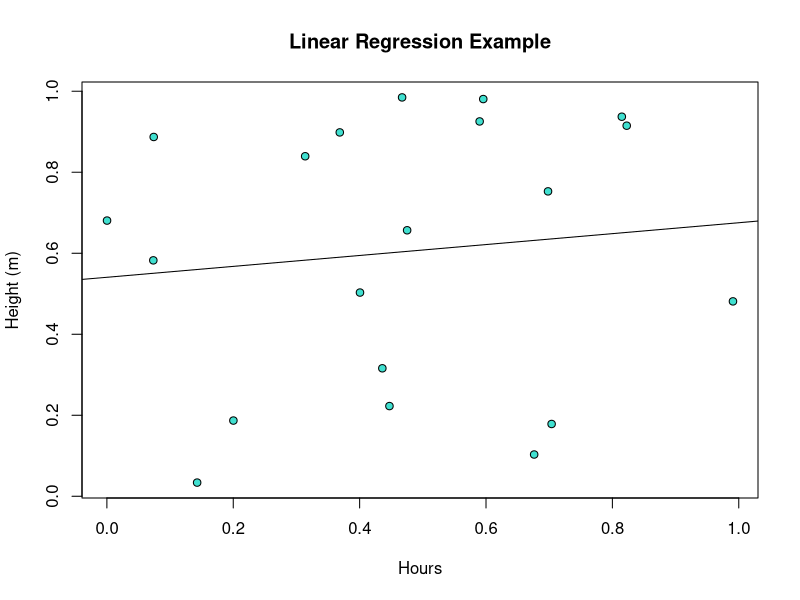
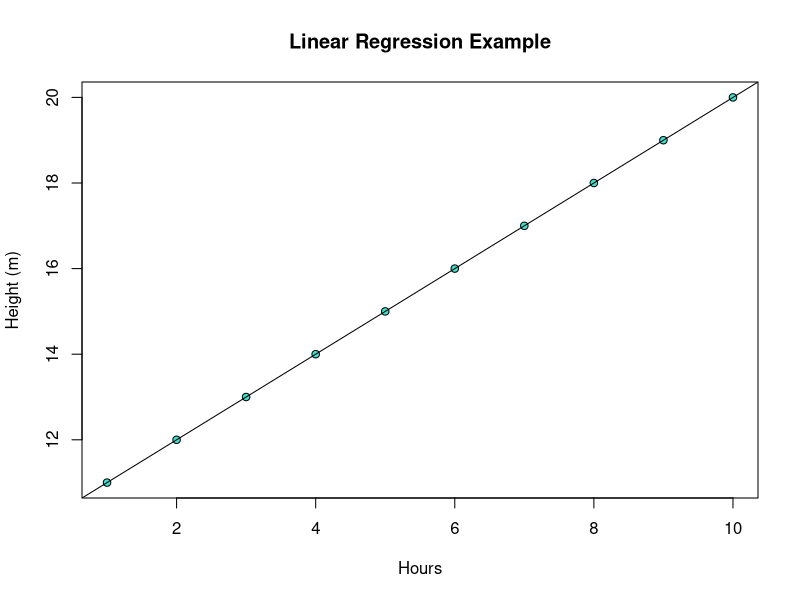

Write the R code that produced these figures, in order.
## ---- chunk 1
# Linear Regression Output Function
# Function: fitLinRegOutput
# Fits a simple linear regression, provides the output only (without plot)
# inputs: numeric vector of predictor variable 'x' and response variable 'y'
# outputs: slope, p-value, standard error, and t-value
fitLinRegOutput <- function(x=runif(37),y=runif(37)){
  myModel <- lm(y~x)
  myOutput <-c(slope=summary(myModel)$coefficients[2,1],
            pValue=summary(myModel)$coefficients[2,4],
            stdErr=summary(myModel)$coefficients[2,2],
            tValue=summary(myModel)$coefficients[2,3])
  return(myOutput)
}            

fitLinRegOutput()
## ---- chunk 2
# Linear Regression Plot Function
# Function: fitLinRegPlot
# Plots linear regression
# inputs: numeric vector of predictor variable 'x' and response variable 'y'
# output: linear regression plot
fitLinRegPlot <- function(x=runif(20),y=runif(20)){
  myModel <- lm(y~x)
  myOutput <- plot(x=x,y=y, pch=21, bg="turquoise", main = "Linear Regression Example", xlab = "Hours", ylab = "Height (m)")
  abline(myModel)
  return(myOutput)
}

fitLinRegPlot()
## ---- chunk 3
# Making matrix for testing function
data <- matrix(c(1:20), ncol = 2, nrow = 10)
x<-data[,1]
y<-data[,2]

# Testing LinRegOutput Function
fitLinRegOutput(x=x,y=y)

# Testing LinRegPlot Function
fitLinRegPlot(x=x,y=y)

## ---- chunk 4
# ANOVA Output Function
# Function: fitANOVA
# Runs an analysis of variance test on the data, provides the output only (without plot)
# inputs: numeric vectors xVar and yVar
# outputs: test statistic, df, p-value


#xVar=as.factor(rep(c("pH_8.1","pH_7.5","pH_7.0"),each=50))
#rand<-seq(from=100,to=350,by=0.5)
#sample(rand,150,replace=TRUE)

fitANOVA <- function(xVar=as.factor(rep(c("pH_8.1","pH_7.5","pH_7.0"),each=50)), yVar= sample(seq(from=100,to=350,by=0.5), 150, replace=TRUE)){
  dataFrame <- data.frame(xVar,yVar)
  myAOVModel <- aov(yVar~xVar,data = dataFrame)
  
  myAOVOutput<-c(summary(myAOVModel),print(myAOVModel))
  return(myAOVOutput)
}


## ---- chunk 5

## ---- chunk 6

